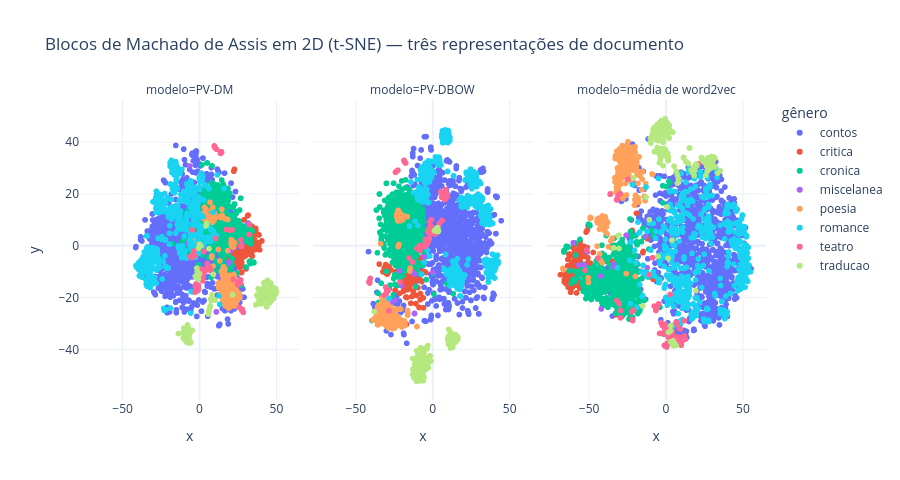

Write notebook code for a chart like this one.
### Markdown cell above
## 3. Os vetores de documento separam gêneros literários?

Projetamos todos os blocos em 2D (t-SNE) coloridos pelo gênero. Comparamos PV-DM, PV-DBOW e o baseline **média dos vetores de palavras** (Skip-gram Machado).

### Code cell
from sklearn.manifold import TSNE
from replang.data.embeddings import load_local_model
from replang.data.corpora import iter_machado_raw, _strip_machado_header
from replang.utils.text import iter_sentences
import plotly.express as px
sg = load_local_model("machado_sg100")
# reconstruímos os documentos (mesma segmentação do script de treino) para o baseline de média
docs = []
for fname, text in iter_machado_raw():
    sents = list(iter_sentences(_strip_machado_header(text)))
    for i in range(0, len(sents), 60):
        chunk = [t for s in sents[i:i+60] for t in s]
        if len(chunk) > 100:
            docs.append(chunk)
assert len(docs) == len(meta)
mean_vecs = np.stack([np.mean([sg[w] for w in d if w in sg], axis=0) for d in docs])
reps = {"PV-DM": pvdm.dv.vectors, "PV-DBOW": pvdbow.dv.vectors, "média de word2vec": mean_vecs}
frames = []
for name, X in reps.items():
    Z = TSNE(n_components=2, random_state=0, perplexity=30, init="pca").fit_transform(X)
    frames.append(pd.DataFrame({"x": Z[:, 0], "y": Z[:, 1], "gênero": docs_df.genero, "obra": docs_df.arquivo.str.split("/").str[-1], "modelo": name}))
fig = px.scatter(pd.concat(frames), x="x", y="y", color="gênero", facet_col="modelo", hover_data=["obra"], template="plotly_white", title="Blocos de Machado de Assis em 2D (t-SNE) — três representações de documento", height=480)
fig.show()

### Figure 1 — Plotly figure (JSON) as saved in the notebook; plotly's stock layout.template omitted (floating-point values rounded to 4 significant figures; data arrays with more than 128 entries replaced by an {"elided": "..."} marker saying what was removed)
{"data": [{"customdata": {"elided": "958x1 str values"}, "hovertemplate": "gênero=contos<br>modelo=PV-DM<br>x=%{x}<br>y=%{y}<br>obra=%{customdata[0]}<extra></extra>", "legendgroup": "contos", "marker": {"color": "#636efa", "symbol": "circle"}, "mode": "markers", "name": "contos", "showlegend": true, "type": "scattergl", "x": {"elided": "958 float values"}, "xaxis": "x", "y": {"elided": "958 float values"}, "yaxis": "y"}, {"customdata": {"elided": "958x1 str values"}, "hovertemplate": "gênero=contos<br>modelo=PV-DBOW<br>x=%{x}<br>y=%{y}<br>obra=%{customdata[0]}<extra></extra>", "legendgroup": "contos", "marker": {"color": "#636efa", "symbol": "circle"}, "mode": "markers", "name": "contos", "showlegend": false, "type": "scattergl", "x": {"elided": "958 float values"}, "xaxis": "x2", "y": {"elided": "958 float values"}, "yaxis": "y2"}, {"customdata": {"elided": "958x1 str values"}, "hovertemplate": "gênero=contos<br>modelo=média de word2vec<br>x=%{x}<br>y=%{y}<br>obra=%{customdata[0]}<extra></extra>", "legendgroup": "contos", "marker": {"color": "#636efa", "symbol": "circle"}, "mode": "markers", "name": "contos", "showlegend": false, "type": "scattergl", "x": {"elided": "958 float values"}, "xaxis": "x3", "y": {"elided": "958 float values"}, "yaxis": "y3"}, {"customdata": {"elided": "145x1 str values"}, "hovertemplate": "gênero=critica<br>modelo=PV-DM<br>x=%{x}<br>y=%{y}<br>obra=%{customdata[0]}<extra></extra>", "legendgroup": "critica", "marker": {"color": "#EF553B", "symbol": "circle"}, "mode": "markers", "name": "critica", "showlegend": true, "type": "scattergl", "x": {"elided": "145 float values"}, "xaxis": "x", "y": {"elided": "145 float values"}, "yaxis": "y"}, {"customdata": {"elided": "145x1 str values"}, "hovertemplate": "gênero=critica<br>modelo=PV-DBOW<br>x=%{x}<br>y=%{y}<br>obra=%{customdata[0]}<extra></extra>", "legendgroup": "critica", "marker": {"color": "#EF553B", "symbol": "circle"}, "mode": "markers", "name": "critica", "showlegend": false, "type": "scattergl", "x": {"elided": "145 float values"}, "xaxis": "x2", "y": {"elided": "145 float values"}, "yaxis": "y2"}, {"customdata": {"elided": "145x1 str values"}, "hovertemplate": "gênero=critica<br>modelo=média de word2vec<br>x=%{x}<br>y=%{y}<br>obra=%{customdata[0]}<extra></extra>", "legendgroup": "critica", "marker": {"color": "#EF553B", "symbol": "circle"}, "mode": "markers", "name": "critica", "showlegend": false, "type": "scattergl", "x": {"elided": "145 float values"}, "xaxis": "x3", "y": {"elided": "145 float values"}, "yaxis": "y3"}, {"customdata": {"elided": "474x1 str values"}, "hovertemplate": "gênero=cronica<br>modelo=PV-DM<br>x=%{x}<br>y=%{y}<br>obra=%{customdata[0]}<extra></extra>", "legendgroup": "cronica", "marker": {"color": "#00cc96", "symbol": "circle"}, "mode": "markers", "name": "cronica", "showlegend": true, "type": "scattergl", "x": {"elided": "474 float values"}, "xaxis": "x", "y": {"elided": "474 float values"}, "yaxis": "y"}, {"customdata": {"elided": "474x1 str values"}, "hovertemplate": "gênero=cronica<br>modelo=PV-DBOW<br>x=%{x}<br>y=%{y}<br>obra=%{customdata[0]}<extra></extra>", "legendgroup": "cronica", "marker": {"color": "#00cc96", "symbol": "circle"}, "mode": "markers", "name": "cronica", "showlegend": false, "type": "scattergl", "x": {"elided": "474 float values"}, "xaxis": "x2", "y": {"elided": "474 float values"}, "yaxis": "y2"}, {"customdata": {"elided": "474x1 str values"}, "hovertemplate": "gênero=cronica<br>modelo=média de word2vec<br>x=%{x}<br>y=%{y}<br>obra=%{customdata[0]}<extra></extra>", "legendgroup": "cronica", "marker": {"color": "#00cc96", "symbol": "circle"}, "mode": "markers", "name": "cronica", "showlegend": false, "type": "scattergl", "x": {"elided": "474 float values"}, "xaxis": "x3", "y": {"elided": "474 float values"}, "yaxis": "y3"}, {"customdata": [["mams01.txt"], ["mams02.txt"], ["mams02.txt"], ["mams02.txt"], ["mams03.txt"], ["mams04.txt"], ["mams05.txt"], ["mams06.txt"], ["mams07.txt"], ["mams08.txt"], ["mams09.txt"], ["mams10.txt"]], "hovertemplate": "gênero=miscelanea<br>modelo=PV-DM<br>x=%{x}<br>y=%{y}<br>obra=%{customdata[0]}<extra></extra>", "legendgroup": "miscelanea", "marker": {"color": "#ab63fa", "symbol": "circle"}, "mode": "markers", "name": "miscelanea", "showlegend": true, "type": "scattergl", "x": [24.57, 10.9, 10.96, 10.92, 27.39, 31.74, -6.33, -7.622, -4.86, 14.18, 19.41, 20.05], "xaxis": "x", "y": [-12.72, -25.52, -25.55, -25.57, 0.9116, 8.694, 30.76, 0.8783, -4.694, -13.31, -6.524, -1.859], "yaxis": "y"}, {"customdata": [["mams01.txt"], ["mams02.txt"], ["mams02.txt"], ["mams02.txt"], ["mams03.txt"], ["mams04.txt"], ["mams05.txt"], ["mams06.txt"], ["mams07.txt"], ["mams08.txt"], ["mams09.txt"], ["mams10.txt"]], "hovertemplate": "gênero=miscelanea<br>modelo=PV-DBOW<br>x=%{x}<br>y=%{y}<br>obra=%{customdata[0]}<extra></extra>", "legendgroup": "miscelanea", "marker": {"color": "#ab63fa", "symbol": "circle"}, "mode": "markers", "name": "miscelanea", "showlegend": false, "type": "scattergl", "x": [-27.32, -11.7, -11.7, -11.69, -21.33, -13.04, 0.08991, -12.71, -5.306, -24.39, -20.14, -11.46], "xaxis": "x2", "y": [-22.06, -26.1, -26.22, -26.22, -9.728, -6.364, -10.26, -10.27, -4.204, -21.06, -15.41, -10.91], "yaxis": "y2"}, {"customdata": [["mams01.txt"], ["mams02.txt"], ["mams02.txt"], ["mams02.txt"], ["mams03.txt"], ["mams04.txt"], ["mams05.txt"], ["mams06.txt"], ["mams07.txt"], ["mams08.txt"], ["mams09.txt"], ["mams10.txt"]], "hovertemplate": "gênero=miscelanea<br>modelo=média de word2vec<br>x=%{x}<br>y=%{y}<br>obra=%{customdata[0]}<extra></extra>", "legendgroup": "miscelanea", "marker": {"color": "#ab63fa", "symbol": "circle"}, "mode": "markers", "name": "miscelanea", "showlegend": false, "type": "scattergl", "x": [-10.32, -33.82, -11.94, -33.6, -56.29, -50.86, -12.98, -60.03, -41.76, -25.49, -42.18, -52.68], "xaxis": "x3", "y": [41.27, -8.07, -8.44, -7.132, -7.454, -2.397, 3.611, 1.111, -24.42, 4.092, -11.68, -7.372], "yaxis": "y3"}, {"customdata": {"elided": "232x1 str values"}, "hovertemplate": "gênero=poesia<br>modelo=PV-DM<br>x=%{x}<br>y=%{y}<br>obra=%{customdata[0]}<extra></extra>", "legendgroup": "poesia", "marker": {"color": "#FFA15A", "symbol": "circle"}, "mode": "markers", "name": "poesia", "showlegend": true, "type": "scattergl", "x": {"elided": "232 float values"}, "xaxis": "x", "y": {"elided": "232 float values"}, "yaxis": "y"}, {"customdata": {"elided": "232x1 str values"}, "hovertemplate": "gênero=poesia<br>modelo=PV-DBOW<br>x=%{x}<br>y=%{y}<br>obra=%{customdata[0]}<extra></extra>", "legendgroup": "poesia", "marker": {"color": "#FFA15A", "symbol": "circle"}, "mode": "markers", "name": "poesia", "showlegend": false, "type": "scattergl", "x": {"elided": "232 float values"}, "xaxis": "x2", "y": {"elided": "232 float values"}, "yaxis": "y2"}, {"customdata": {"elided": "232x1 str values"}, "hovertemplate": "gênero=poesia<br>modelo=média de word2vec<br>x=%{x}<br>y=%{y}<br>obra=%{customdata[0]}<extra></extra>", "legendgroup": "poesia", "marker": {"color": "#FFA15A", "symbol": "circle"}, "mode": "markers", "name": "poesia", "showlegend": false, "type": "scattergl", "x": {"elided": "232 float values"}, "xaxis": "x3", "y": {"elided": "232 float values"}, "yaxis": "y3"}, {"customdata": {"elided": "508x1 str values"}, "hovertemplate": "gênero=romance<br>modelo=PV-DM<br>x=%{x}<br>y=%{y}<br>obra=%{customdata[0]}<extra></extra>", "legendgroup": "romance", "marker": {"color": "#19d3f3", "symbol": "circle"}, "mode": "markers", "name": "romance", "showlegend": true, "type": "scattergl", "x": {"elided": "508 float values"}, "xaxis": "x", "y": {"elided": "508 float values"}, "yaxis": "y"}, {"customdata": {"elided": "508x1 str values"}, "hovertemplate": "gênero=romance<br>modelo=PV-DBOW<br>x=%{x}<br>y=%{y}<br>obra=%{customdata[0]}<extra></extra>", "legendgroup": "romance", "marker": {"color": "#19d3f3", "symbol": "circle"}, "mode": "markers", "name": "romance", "showlegend": false, "type": "scattergl", "x": {"elided": "508 float values"}, "xaxis": "x2", "y": {"elided": "508 float values"}, "yaxis": "y2"}, {"customdata": {"elided": "508x1 str values"}, "hovertemplate": "gênero=romance<br>modelo=média de word2vec<br>x=%{x}<br>y=%{y}<br>obra=%{customdata[0]}<extra></extra>", "legendgroup": "romance", "marker": {"color": "#19d3f3", "symbol": "circle"}, "mode": "markers", "name": "romance", "showlegend": false, "type": "scattergl", "x": {"elided": "508 float values"}, "xaxis": "x3", "y": {"elided": "508 float values"}, "yaxis": "y3"}, {"customdata": [["matt01.txt"], ["matt01.txt"], ["matt01.txt"], ["matt01.txt"], ["matt01.txt"], ["matt01.txt"], ["matt01.txt"], ["matt01.txt"], ["matt01.txt"], ["matt01.txt"], ["matt01.txt"], ["matt01.txt"], ["matt02.txt"], ["matt02.txt"], ["matt02.txt"], ["matt02.txt"], ["matt02.txt"], ["matt02.txt"], ["matt03.txt"], ["matt03.txt"], ["matt03.txt"], ["matt03.txt"], ["matt03.txt"], ["matt03.txt"], ["matt03.txt"], ["matt03.txt"], ["matt03.txt"], ["matt03.txt"], ["matt04.txt"], ["matt04.txt"], ["matt04.txt"], ["matt04.txt"], ["matt04.txt"], ["matt04.txt"], ["matt04.txt"], ["matt04.txt"], ["matt04.txt"], ["matt04.txt"], ["matt04.txt"], ["matt04.txt"], ["matt04.txt"], ["matt04.txt"], ["matt05.txt"], ["matt05.txt"], ["matt05.txt"], ["matt05.txt"], ["matt05.txt"], ["matt05.txt"], ["matt06.txt"], ["matt06.txt"], ["matt06.txt"], ["matt06.txt"], ["matt06.txt"], ["matt06.txt"], ["matt06.txt"], ["matt06.txt"], ["matt06.txt"], ["matt07.txt"], ["matt07.txt"], ["matt07.txt"], ["matt08.txt"], ["matt08.txt"], ["matt08.txt"], ["matt08.txt"], ["matt08.txt"], ["matt08.txt"], ["matt08.txt"], ["matt08.txt"], ["matt09.txt"], ["matt09.txt"], ["matt09.txt"], ["matt09.txt"], ["matt09.txt"], ["matt09.txt"], ["matt09.txt"], ["matt10.txt"], ["matt10.txt"], ["matt10.txt"], ["matt10.txt"], ["matt10.txt"], ["matt10.txt"], ["matt10.txt"], ["matt10.txt"]], "hovertemplate": "gênero=teatro<br>modelo=PV-DM<br>x=%{x}<br>y=%{y}<br>obra=%{customdata[0]}<extra></extra>", "legendgroup": "teatro", "marker": {"color": "#FF6692", "symbol": "circle"}, "mode": "markers", "name": "teatro", "showlegend": true, "type": "scattergl", "x": [-2.183, -2.653, -1.959, -2.027, -0.7735, -1.173, -1.889, -2.025, -1.329, -2.649, -2.74, -2.428, 5.088, 5.226, -3.578, 6.188, 6.754, -4.1, 27.29, -3.203, 0.6382, 26.92, 1.935, -4.094, 10.4, -3.987, 26.97, -4.523, 32.66, 2.088, 2.192, 2.415, 2.429, 0.7401, 2.864, 26.71, 4.97, 0.2617, 1.554, -0.6798, 2.099, 19.89, 21.26, 3.471, 2.738, 2.624, 2.664, 17.35, 32.26, 25.7, 26.74, 21.98, 26.32, 26.39, 26.69, 24.78, 25.47, 7.195, 7.124, -4.902, 28.43, 27.8, 27.59, 25.98, 27.73, 27.85, 27.59, 27.49, 9.582, 9.752, 9.937, 10.99, 9.725, 10.02, 10.01, 14.19, 14.31, 14.09, 13.73, 13.9, 13.83, 13.62, -6.448], "xaxis": "x", "y": [-14.87, -15.85, -16.87, -16.67, -16.93, -17.32, -17.62, -17.55, -16.09, -17.87, -17.91, -16.57, -9.046, -8.983, -2.033, -8.756, -8.585, -3.062, -0.2731, -3.783, -10.16, 2.32, -10.44, -3.041, 2.864, -3.656, 0.1128, -4.419, 8.165, -13.48, -11.76, -12.14, -11.13, -9.082, -2.271, -0.06087, -6.904, -12.05, -11.18, -15.29, -13.5, 5.996, 6.155, -9.969, -9.107, -9.26, -9.038, 6.305, 4.323, -13.94, -13.21, -13.03, -14.44, -14.62, -13.45, -14.99, -13.9, -9.626, -9.533, 6.093, -25.74, -25.06, -24.99, -23.85, -24.87, -24.53, -24.96, -24.93, 38.52, 38.34, 38.19, 37.25, 38.35, 37.84, 37.94, 36.31, 35.98, 36.27, 35.63, 36.01, 36.01, 35.65, -4.24], "yaxis": "y"}, {"customdata": [["matt01.txt"], ["matt01.txt"], ["matt01.txt"], ["matt01.txt"], ["matt01.txt"], ["matt01.txt"], ["matt01.txt"], ["matt01.txt"], ["matt01.txt"], ["matt01.txt"], ["matt01.txt"], ["matt01.txt"], ["matt02.txt"], ["matt02.txt"], ["matt02.txt"], ["matt02.txt"], ["matt02.txt"], ["matt02.txt"], ["matt03.txt"], ["matt03.txt"], ["matt03.txt"], ["matt03.txt"], ["matt03.txt"], ["matt03.txt"], ["matt03.txt"], ["matt03.txt"], ["matt03.txt"], ["matt03.txt"], ["matt04.txt"], ["matt04.txt"], ["matt04.txt"], ["matt04.txt"], ["matt04.txt"], ["matt04.txt"], ["matt04.txt"], ["matt04.txt"], ["matt04.txt"], ["matt04.txt"], ["matt04.txt"], ["matt04.txt"], ["matt04.txt"], ["matt04.txt"], ["matt05.txt"], ["matt05.txt"], ["matt05.txt"], ["matt05.txt"], ["matt05.txt"], ["matt05.txt"], ["matt06.txt"], ["matt06.txt"], ["matt06.txt"], ["matt06.txt"], ["matt06.txt"], ["matt06.txt"], ["matt06.txt"], ["matt06.txt"], ["matt06.txt"], ["matt07.txt"], ["matt07.txt"], ["matt07.txt"], ["matt08.txt"], ["matt08.txt"], ["matt08.txt"], ["matt08.txt"], ["matt08.txt"], ["matt08.txt"], ["matt08.txt"], ["matt08.txt"], ["matt09.txt"], ["matt09.txt"], ["matt09.txt"], ["matt09.txt"], ["matt09.txt"], ["matt09.txt"], ["matt09.txt"], ["matt10.txt"], ["matt10.txt"], ["matt10.txt"], ["matt10.txt"], ["matt10.txt"], ["matt10.txt"], ["matt10.txt"], ["matt10.txt"]], "hovertemplate": "gênero=teatro<br>modelo=PV-DBOW<br>x=%{x}<br>y=%{y}<br>obra=%{customdata[0]}<extra></extra>", "legendgroup": "teatro", "marker": {"color": "#FF6692", "symbol": "circle"}, "mode": "markers", "name": "teatro", "showlegend": false, "type": "scattergl", "x": [5.275, 6.122, 6.068, 5.903, 7.66, 8.596, 8.265, 7.741, 7.765, 9.551, 9.705, 7.806, -1.148, -0.9042, -0.8972, -1.37, -1.04, -0.7415, -3.304, -2.155, -2.795, -5.886, -5.913, 5.973, -4.816, 6.162, -4.474, 6.346, -12.9, -0.9037, -2.158, 1.551, -4.55, -1.943, 4.268, -30.47, -0.7195, -1.266, -0.8329, -1.068, -2.031, -15.19, -8.575, -8.608, -8.723, -8.347, -8.149, -10.15, -21.19, -29.8, -29.78, -28.34, -30.25, -30.05, -29.86, -31.42, -28.63, -3.225, -3.044, -2.872, -40.49, -40.86, -41.15, -40.9, -41.12, -40.93, -41.2, -41.31, -24.07, -23.94, -23.75, -22.51, -22.74, -22.51, -22.72, -18.58, -18.22, -18.49, -17.55, -18.42, -17.87, -17.47, -18.03], "xaxis": "x2", "y": [20.79, 20.69, 18.75, 18.72, 20.75, 21.66, 17.99, 18.5, 19.29, 19.97, 18.89, 17.74, 4.762, 5.455, 4.942, 4.737, 5.544, 5.059, 0.9425, 2.778, 1.763, -0.3652, -0.1684, 9.575, 1.111, 9.802, -0.198, 9.754, -6.339, 6.97, 2.679, 4.478, 2.524, 9.145, 8.451, -15.95, 10.06, 7.67, 7.557, 7.533, 6.945, -4.756, 0.0263, -0.7065, -1.294, -1.552, -1.83, -1.112, -14.03, -17.98, -17.7, -25.13, -18.55, -18.57, -17.4, -19.08, -17.25, 5.402, 5.338, 5.267, -12.62, -13.4, -13.8, -14.4, -13.9, -13.65, -13.84, -14.06, 28.37, 28.44, 28.55, 29.14, 29.01, 29.14, 29.0, 32.95, 32.42, 32.86, 31.93, 32.79, 32.16, 31.96, 32.36], "yaxis": "y2"}, {"customdata": [["matt01.txt"], ["matt01.txt"], ["matt01.txt"], ["matt01.txt"], ["matt01.txt"], ["matt01.txt"], ["matt01.txt"], ["matt01.txt"], ["matt01.txt"], ["matt01.txt"], ["matt01.txt"], ["matt01.txt"], ["matt02.txt"], ["matt02.txt"], ["matt02.txt"], ["matt02.txt"], ["matt02.txt"], ["matt02.txt"], ["matt03.txt"], ["matt03.txt"], ["matt03.txt"], ["matt03.txt"], ["matt03.txt"], ["matt03.txt"], ["matt03.txt"], ["matt03.txt"], ["matt03.txt"], ["matt03.txt"], ["matt04.txt"], ["matt04.txt"], ["matt04.txt"], ["matt04.txt"], ["matt04.txt"], ["matt04.txt"], ["matt04.txt"], ["matt04.txt"], ["matt04.txt"], ["matt04.txt"], ["matt04.txt"], ["matt04.txt"], ["matt04.txt"], ["matt04.txt"], ["matt05.txt"], ["matt05.txt"], ["matt05.txt"], ["matt05.txt"], ["matt05.txt"], ["matt05.txt"], ["matt06.txt"], ["matt06.txt"], ["matt06.txt"], ["matt06.txt"], ["matt06.txt"], ["matt06.txt"], ["matt06.txt"], ["matt06.txt"], ["matt06.txt"], ["matt07.txt"], ["matt07.txt"], ["matt07.txt"], ["matt08.txt"], ["matt08.txt"], ["matt08.txt"], ["matt08.txt"], ["matt08.txt"], ["matt08.txt"], ["matt08.txt"], ["matt08.txt"], ["matt09.txt"], ["matt09.txt"], ["matt09.txt"], ["matt09.txt"], ["matt09.txt"], ["matt09.txt"], ["matt09.txt"], ["matt10.txt"], ["matt10.txt"], ["matt10.txt"], ["matt10.txt"], ["matt10.txt"], ["matt10.txt"], ["matt10.txt"], ["matt10.txt"]], "hovertemplate": "gênero=teatro<br>modelo=média de word2vec<br>x=%{x}<br>y=%{y}<br>obra=%{customdata[0]}<extra></extra>", "legendgroup": "teatro", "marker": {"color": "#FF6692", "symbol": "circle"}, "mode": "markers", "name": "teatro", "showlegend": false, "type": "scattergl", "x": [-7.019, 7.054, 2.427, 4.924, 3.308, 4.709, 12.93, 9.921, 4.488, 12.21, 6.074, 10.8, -7.41, -6.243, -4.923, -5.85, -6.082, 21.39, -2.868, 2.844, 0.09182, -21.55, -0.3691, -2.066, -31.66, 9.148, -21.35, 9.749, -51.23, -6.095, 0.6318, -10.61, -0.3751, 0.4036, 3.041, -29.98, -4.476, 0.8187, -0.3153, 1.832, 1.32, -44.04, -29.15, -20.8, -3.473, -3.59, -3.869, -22.05, -52.12, -36.0, -31.66, -24.45, -31.49, -30.87, -31.58, -29.55, -35.98, -8.357, -8.46, 11.73, -29.26, 0.9043, 0.08579, 0.9632, -0.7307, 0.9589, 0.7534, -0.6679, 12.28, 12.35, 9.14, 7.529, 7.903, 7.271, 7.945, 10.2, -1.996, 9.348, 1.039, 9.714, 2.537, 1.701, 10.54], "xaxis": "x3", "y": [-23.38, -29.48, -35.52, -34.74, -35.3, -33.06, -36.09, -35.43, -34.42, -34.77, -36.13, -35.69, -23.3, -25.0, -23.1, -23.44, -24.59, 31.66, -29.75, -32.24, -32.17, -28.39, -33.39, -30.85, -21.14, -32.02, -28.91, -32.18, -1.631, -23.96, -32.97, -11.2, -32.11, -33.02, -18.78, -22.44, -22.45, -34.46, -30.33, -35.29, -34.51, -4.794, -25.03, -24.88, -33.85, -33.84, -33.86, -25.46, -9.518, 19.89, 17.65, 25.61, 18.16, 19.39, 17.88, 20.08, 19.84, -4.609, -4.657, 34.05, -27.85, -38.59, -38.46, -37.65, -38.43, -37.99, -39.09, -38.6, -28.97, -28.97, -35.75, -30.48, -35.16, -35.33, -35.89, -38.42, -33.87, -37.03, -32.14, -36.86, -34.21, -32.56, -37.09], "yaxis": "y3"}, {"customdata": {"elided": "192x1 str values"}, "hovertemplate": "gênero=traducao<br>modelo=PV-DM<br>x=%{x}<br>y=%{y}<br>obra=%{customdata[0]}<extra></extra>", "legendgroup": "traducao", "marker": {"color": "#B6E880", "symbol": "circle"}, "mode": "markers", "name": "traducao", "showlegend": true, "type": "scattergl", "x": {"elided": "192 float values"}, "xaxis": "x", "y": {"elided": "192 float values"}, "yaxis": "y"}, {"customdata": {"elided": "192x1 str values"}, "hovertemplate": "gênero=traducao<br>modelo=PV-DBOW<br>x=%{x}<br>y=%{y}<br>obra=%{customdata[0]}<extra></extra>", "legendgroup": "traducao", "marker": {"color": "#B6E880", "symbol": "circle"}, "mode": "markers", "name": "traducao", "showlegend": false, "type": "scattergl", "x": {"elided": "192 float values"}, "xaxis": "x2", "y": {"elided": "192 float values"}, "yaxis": "y2"}, {"customdata": {"elided": "192x1 str values"}, "hovertemplate": "gênero=traducao<br>modelo=média de word2vec<br>x=%{x}<br>y=%{y}<br>obra=%{customdata[0]}<extra></extra>", "legendgroup": "traducao", "marker": {"color": "#B6E880", "symbol": "circle"}, "mode": "markers", "name": "traducao", "showlegend": false, "type": "scattergl", "x": {"elided": "192 float values"}, "xaxis": "x3", "y": {"elided": "192 float values"}, "yaxis": "y3"}], "layout": {"annotations": [{"font": {}, "showarrow": false, "text": "modelo=PV-DM", "x": 0.16, "xanchor": "center", "xref": "paper", "y": 1.0, "yanchor": "bottom", "yref": "paper"}, {"font": {}, "showarrow": false, "text": "modelo=PV-DBOW", "x": 0.5, "xanchor": "center", "xref": "paper", "y": 1.0, "yanchor": "bottom", "yref": "paper"}, {"font": {}, "showarrow": false, "text": "modelo=média de word2vec", "x": 0.84, "xanchor": "center", "xref": "paper", "y": 1.0, "yanchor": "bottom", "yref": "paper"}], "height": 480, "legend": {"title": {"text": "gênero"}, "tracegroupgap": 0}, "title": {"text": "Blocos de Machado de Assis em 2D (t-SNE) — três representações de documento"}, "xaxis": {"anchor": "y", "domain": [0.0, 0.32], "title": {"text": "x"}}, "xaxis2": {"anchor": "y2", "domain": [0.34, 0.66], "matches": "x", "title": {"text": "x"}}, "xaxis3": {"anchor": "y3", "domain": [0.68, 1.0], "matches": "x", "title": {"text": "x"}}, "yaxis": {"anchor": "x", "domain": [0.0, 1.0], "title": {"text": "y"}}, "yaxis2": {"anchor": "x2", "domain": [0.0, 1.0], "matches": "y", "showticklabels": false}, "yaxis3": {"anchor": "x3", "domain": [0.0, 1.0], "matches": "y", "showticklabels": false}}}
